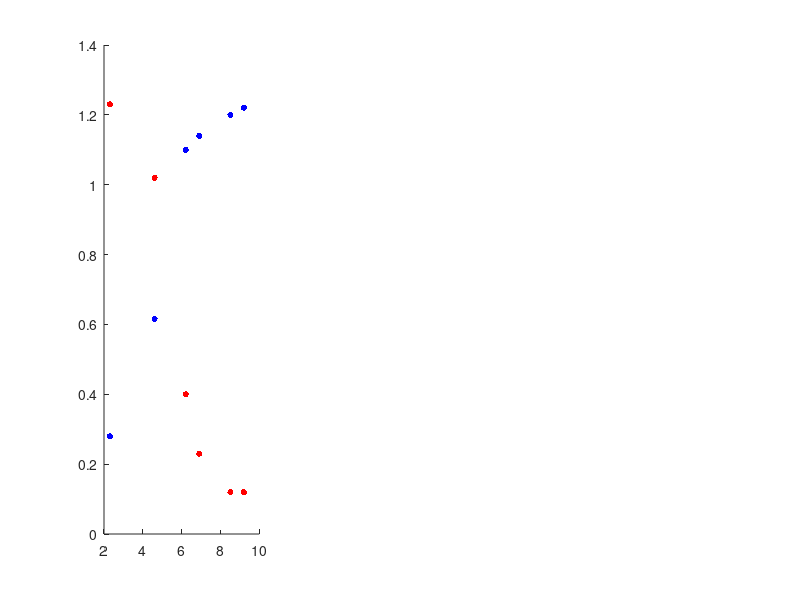

This figure's MATLAB source: (Note: this script raises an error after producing the figure.)
%% Figure 2. functions of components. input v is 1.22V
% capacitor filters
vhigh = [0.28, 0.616, 1.14, 1.1, 1.2, 1.22];
vlow = [1.23, 1.02, 0.23, 0.4, 0.12, 0.12];
f1 = [10, 100, 1000, 500, 5000, 10000];
f1 = log(f1);
%scale = 

figure
subplot(1,3,1)
hold on
scatter(f1, vhigh, 20, 'b', 'filled');
scatter(f1, vlow, 20, 'r', 'filled');
xline(log(159.15), 'k' ,'LineStyle', '--');
yline(1.22, 'k', 'LineStyle', ':')
hold off
legend({'high-pass filter', 'low-pass filter', 'f_t', ...
    'V_i_n'});
ylabel('Output voltage (V)');
xlabel('Input voltage frequency (log Hz)');
set(gca,'FontSize',20)
set(gcf,'color','w');
set(gca, 'fontname', 'times');

% op-amp in loop with capacitors. vc1 is higher
vc1 = [2.51, 1.8, 0.38, 0.7, 0.15, 0.12];
vc2 = [2.15, 2.14, 1.82, 2.1, 0.7, 0.42];

subplot(1,3,2)
hold on
scatter(f1, vc1, 20, 'b', 'filled');
scatter(f1, vc2, 20, 'r', 'filled');
xline(log(159.15), 'b' ,'LineStyle', '--');
xline(log(1/(2*pi*5000*0.01e-6)), 'r' ,'LineStyle', '--');
hold off
legend({'C_1 = 1e-7 F', 'C_2 = 1e-8 F', 'f_t_1', ...
    'f_t_2'});
ylabel('Output voltage (V)');
xlabel('Input voltage frequency (log Hz)');
set(gca,'FontSize',20)
set(gcf,'color','w');
set(gca, 'fontname', 'times');

% IV curve. 0.6v is minimum. 3 points are outliers and discarded
% theoretical curve to compare, used to make the log amplifier
v = [ 2, 1.9, 1.8, 1.76, 2.16, 2.36, 1.08, 1.84, 1.92, 1.68];
i = [ 7.5, 3.4, 0.7, 0.4, 15.6, 25.4, 0, 1.5, 3, 0.06];
%saturation current in mA
Is = 1e-12;
q = 1.602e-19/(1.38e-23*295);
x = linspace(0,2,2000);
theory = exp(x*q);
theory = Is*(theory - 1);
% General model:
%      f(x) = a*(exp(x*b)-1)
% Coefficients (with 95% confidence bounds):
%        a =    0.001465  (-0.002133, 0.005062)
%        b =       4.156  (3.084, 5.227)
% 
% Goodness of fit:
%   SSE: 33.41
%   R-square: 0.9475
%   Adjusted R-square: 0.941
%   RMSE: 2.044
subplot(1,3,3)
hold on
scatter(v, i, 20, 'b', 'filled');
fplot(@(x) 0.001465*(exp(x*4.156)-1), [0 2.5], 'b', 'LineStyle', '--');
hold off
ylabel('Current (mA)');
xlabel('Voltage (V)');
set(gca,'FontSize',20)
set(gcf,'color','w');
set(gca, 'fontname', 'times');

%% Figure 3 calibration exp
% −log(I/I0) = (2.61 ∗1023)σlC

c0 = [1/2.5, 1/5, 1/10, 2/25, 1/50, 1/100, 1/500, 1/1000];
v0 = [4.02, 6.67, 7.85, 8.76, 10.61, 10.63, 10.62, 10.62];
vbase = [10.625, 10.625, 10.631, 10.621, 10.628, 10.628, 10.628, 10.628];
abs = -1*log(v0./vbase);

% Linear model Poly1:
%      f(x) = p1*x + p2
% Coefficients (with 95% confidence bounds):
        p1 =       2.464;
        p2 =   -0.008347;
% 
% Goodness of fit:
%   SSE: 0.006524
%   R-square: 0.9921
%   Adjusted R-square: 0.9907
%   RMSE: 0.03297

mystery = [8.7, 10.56, 10.628, 10.27]./10.630;
mystery = -1*log(mystery);
mysteryc = (mystery - p2)./p1;

figure
hold on
scatter(c0,abs, 20, 'b', 'filled');
scatter(mysteryc, mystery, 20, 'r', 'filled');
fplot(@(x) p1*x + p2, [0 0.5], 'b', 'LineStyle', '--');
hold off
legend({'Serial solutions', 'Unknown solutions', 'Fitted calibration curve'});
ylabel('Absorbance, -log (I/I_0)');
xlabel('Erythrosin B concentration (dilution factor)');
set(gca,'FontSize',20)
set(gcf,'color','w');
set(gca, 'fontname', 'times');

%% Figure 4. Calibration curve E. coli
c = [1/5, 1/10, 1/100, 1/50, 1/500, 1/1000];
v = [6.292, 7.68, 9.27, 9.14, 9.18, 9.27];
vbase = 9.36;
abs = -1*log(v./vbase);

% linear fit
p1 =  1.978;%  (1.78, 2.176)
p2 =  -0.0001958;

figure
hold on
scatter(c,abs, 20, 'b', 'filled');
fplot(@(x) p1*x + p2, [0 0.25], 'b', 'LineStyle', '--');
hold off
ylabel('Absorbance, -log (I/I_0)');
xlabel('E. coli concentration (dilution factor)');
set(gca,'FontSize',20)
set(gcf,'color','w');
set(gca, 'fontname', 'times');

% use the beer ambert law to get the epsilon*l slope and then
% apply it to the other 
% approximate it to a linear fit

% Linear model Poly1:
%      f(x) = p1*x + p2
% Coefficients (with 95% confidence bounds):
%        p1 =       1.978;  (1.78, 2.176)
%        p2 =  -0.0001958;  (-0.01836, 0.01797) should be zero = close
% 
% Goodness of fit:
%   SSE: 0.0006516
%   R-square: 0.9948
%   Adjusted R-square: 0.9935
%   RMSE: 0.01276

%% Figure 5 Growth curve
% N = (N0*B)/(N0 + (B - N0)*exp(-1*r*t))
% given N0 = 1.9e-8 % M
vtest = [9.35, 9.294, 9.32, 9.151, 9.075, 8.88, 9.0252];
vbase = [9.36, 9.36, 9.48, 9.45, 9.389, 9.371, 9.7045];  % blanks are a problem 

% absorbance has direct relationship to C
a = -1*log(vtest./vbase);
conc = (a - p2)./p1;  %this is the concentration we wanna determine
conc = 3*conc*(1.948e-8/0.1); % account for 1/3 dilution and conversion to concentration
time = [0, 22, 43, 63, 83, 83+18, 83+18+21]+71;
figure
subplot(1,2,1)
hold on
scatter(time,conc, 25, 'b', 'filled');
fplot(@(x) 1.4e-10*exp(0.02674*x), [0 200], 'b', 'LineStyle', '--');


% Growth rate from cell counting

t1 = (23 + 32 + 30 + 27 + 30 + 34 + 38)/7;
t2 = (29 + 25 + 34 + 31 + 37 + 35)/6;
t3 = (19 + 42 + 44 + 45 + 55 + 45)/6;
t4 = (13 + 43 + 31 + 53 + 65 + 72)/6;
t5 = (63 + 80 + 82 + 73 + 25)/5;
t6 = (91 + 87 + 100 + 56 + 67 + 125)/6;
t7 = (18 + 7 +12 + 11 + 9 + 6)/6;
t7 = t7*10;

% volume 3.92e-6 cm^3

conc2 = [t1, t2, t3, t4, t5, t6, t7]./(3.92e-6*6.022e23); %cells/mL
conc2 = conc2.*1e9; %mM
scatter(time,conc2, 25, 'r', 'filled')
fplot(@(x) 5.543e-09*exp(0.01064*x), [0 200], 'r', 'LineStyle', '--');
hold off
legend({'OD', 'OD exponential fit', 'Cell count', 'Cell count exponential fit'});
xlabel('Time (min)');
ylabel('E. coli concentration (mM)');
set(gca,'FontSize',20)
set(gcf,'color','w');
set(gca, 'fontname', 'times');

% Fits
% OD exp
% General model Exp1:
%      f(x) = a*exp(b*x)
% Coefficients (with 95% confidence bounds):
%        a =    0.003143  (0.0001464, 0.00614)
%        b =      0.0186  (0.01321, 0.02398)
% 
% Goodness of fit:
%   SSE: 0.0003108
%   R-square: 0.9656
%   Adjusted R-square: 0.9587
%   RMSE: 0.007884

% Microp exp
% General model Exp1:
%      f(x) = a*exp(b*x)
% Coefficients (with 95% confidence bounds):
%        a =   1.343e-10  (-2.425e-10, 5.112e-10)
%        b =     0.02674  (0.01172, 0.04176)
% 
% Goodness of fit:
%   SSE: 4.617e-25
%   R-square: 0.805
%   Adjusted R-square: 0.7661
%   RMSE: 3.039e-13

% 1 polynomial

% Logaritihmic relationship - show r as slope

lnconc = log(conc);
lnconc2 = log(conc2);

% consider linear regions for fit
lfit1 = lnconc(4:7);
lfit2 = lnconc2(4:7);
t = time(4:7);

subplot(1,2,2)
hold on
scatter(time,lnconc, 25, 'b', 'filled');
fplot(@(x) 0.01476*x -20.53 , [90 200], 'b', 'LineStyle', '--');
scatter(time,lnconc2, 25, 'r', 'filled')
fplot(@(x) 0.01416*x -19.61, [90 200], 'r', 'LineStyle', '--');
hold off
legend({'log(OD)', 'log(OD) linear fit', 'log(cell count)', 'log(cell count) linear fit'});
xlabel('Time (min)');
ylabel('log(E. coli) concentration (log mM)');
set(gca,'FontSize',20)
set(gcf,'color','w');
set(gca, 'fontname', 'times');

% line fit lnconc
% Linear model Poly1:
%      f(x) = p1*x + p2
% Coefficients (with 95% confidence bounds):
%        p1 =     0.01476  (0.002099, 0.02742)
%        p2 =      -20.53  (-22.62, -18.45)
% 
% Goodness of fit:
%   SSE: 0.03296
%   R-square: 0.9264
%   Adjusted R-square: 0.8895
%   RMSE: 0.1284

% line fit lconc2
% Linear model Poly1:
%      f(x) = p1*x + p2
% Coefficients (with 95% confidence bounds):
%        p1 =     0.01416  (0.007708, 0.02062)
%        p2 =      -19.61  (-20.68, -18.55)
% 
% Goodness of fit:
%   SSE: 0.008566
%   R-square: 0.9781
%   Adjusted R-square: 0.9671
%   RMSE: 0.06545

